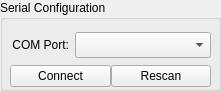
   <widget class="QGroupBox" name="groupBox_5">
    <property name="geometry">
     <rect>
      <x>10</x>
      <y>180</y>
      <width>221</width>
      <height>91</height>
     </rect>
    </property>
    <property name="font">
     <font>
      <family>Helvetica Neue</family>
     </font>
    </property>
    <property name="title">
     <string>Serial Configuration</string>
    </property>
    <widget class="QWidget" name="gridLayoutWidget_4">
     <property name="geometry">
      <rect>
       <x>0</x>
       <y>20</y>
       <width>221</width>
       <height>71</height>
      </rect>
     </property>
     <property name="font">
      <font>
       <family>Helvetica Neue</family>
      </font>
     </property>
     <layout class="QGridLayout" name="gridLayout_3" rowstretch="0,0" columnstretch="30,70">
      <property name="leftMargin">
       <number>10</number>
      </property>
      <property name="topMargin">
       <number>10</number>
      </property>
      <property name="rightMargin">
       <number>10</number>
      </property>
      <property name="bottomMargin">
       <number>0</number>
      </property>
      <property name="horizontalSpacing">
       <number>6</number>
      </property>
      <property name="verticalSpacing">
       <number>5</number>
      </property>
      <item row="0" column="0">
       <widget class="QLabel" name="label_4">
        <property name="font">
         <font>
          <family>Helvetica Neue</family>
         </font>
        </property>
        <property name="text">
         <string>COM Port:</string>
        </property>
        <property name="alignment">
         <set>Qt::AlignRight|Qt::AlignTrailing|Qt::AlignVCenter</set>
        </property>
       </widget>
      </item>
      <item row="0" column="1">
       <widget class="QComboBox" name="com_comboBox">
        <property name="font">
         <font>
          <family>Helvetica Neue</family>
          <pointsize>11</pointsize>
         </font>
        </property>
       </widget>
      </item>
      <item row="1" column="0" colspan="2">
       <layout class="QHBoxLayout" name="horizontalLayout">
        <item>
         <widget class="QPushButton" name="com_connect">
          <property name="font">
           <font>
            <family>Helvetica Neue</family>
           </font>
          </property>
          <property name="text">
           <string>Connect</string>
          </property>
         </widget>
        </item>
        <item>
         <widget class="QPushButton" name="com_rescan">
          <property name="font">
           <font>
            <family>Helvetica Neue</family>
           </font>
          </property>
          <property name="text">
           <string>Rescan</string>
          </property>
         </widget>
        </item>
       </layout>
      </item>
     </layout>
    </widget>
   </widget>
